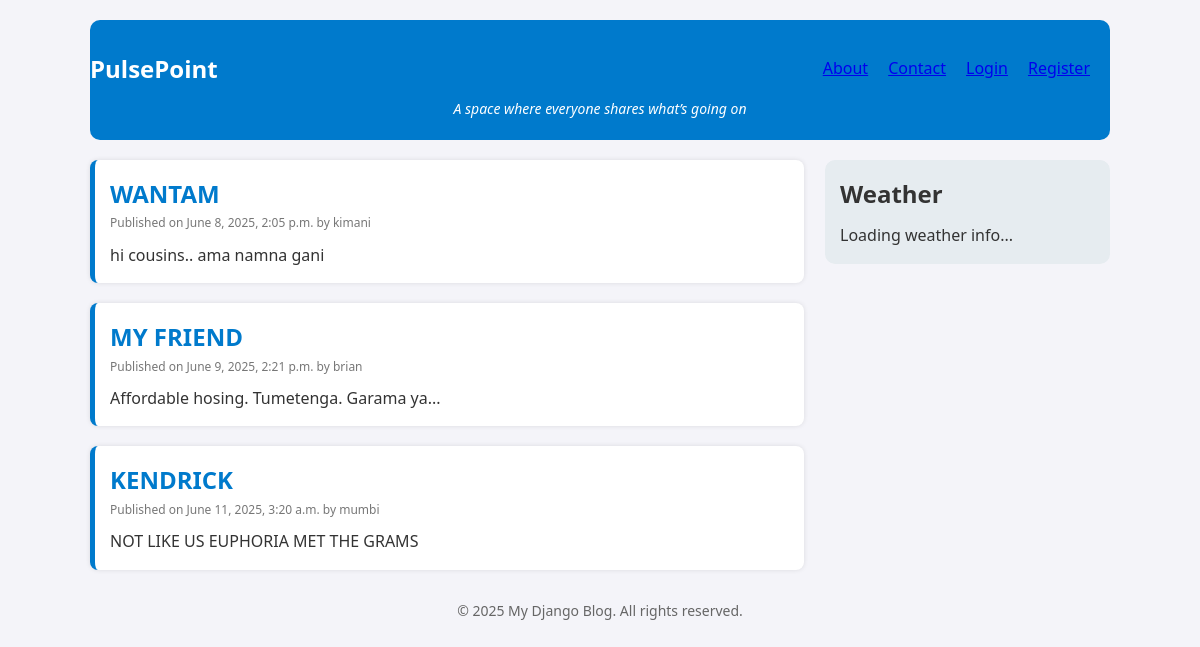
The app's page /home, older data.
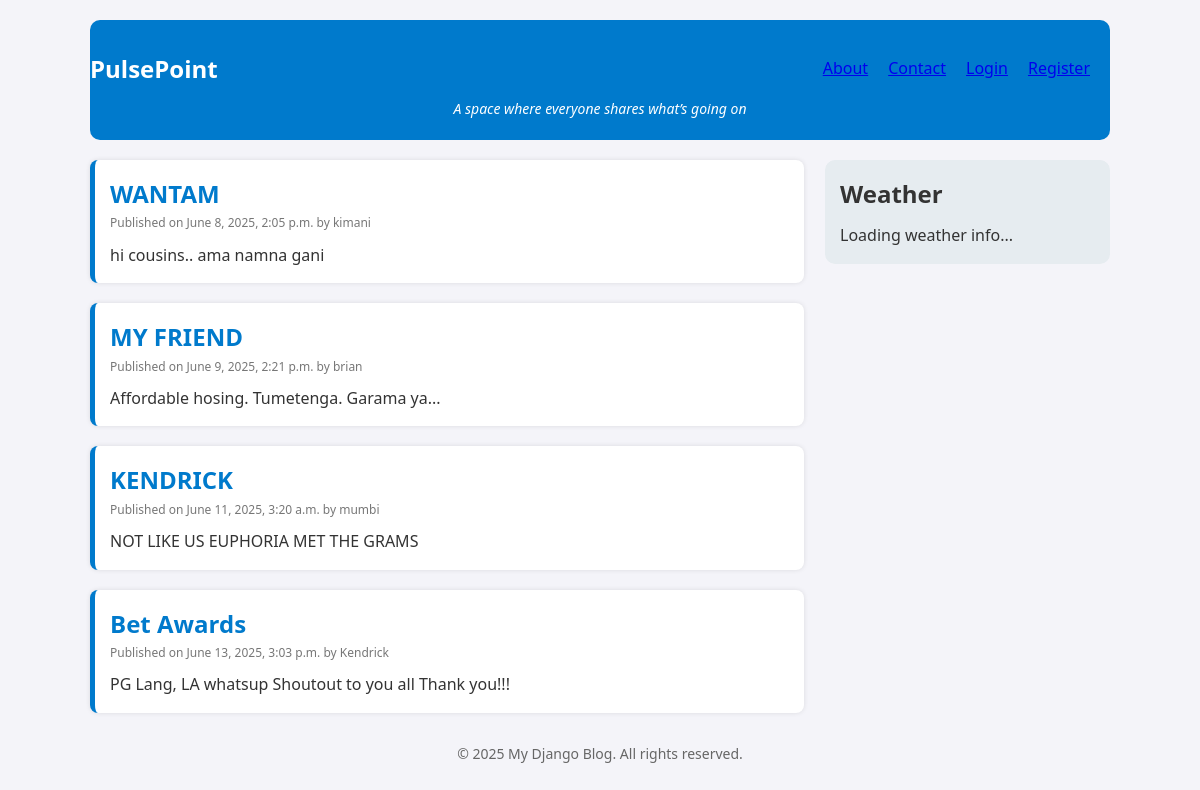
The same page, newer data.
### blog/models.py (models this page shows)
class Post(models.Model):
    title=models.CharField(max_length=250)
    content=models.TextField(default="NO CONTENT")
    date_posted=models.DateTimeField(default=timezone.now)
    author=models.ForeignKey(User,on_delete=models.CASCADE)

### blog/views.py (the view)
# urls.py: path('home', views.home, name='home'),
def home(request):
    posts = Post.objects.all()  # Fetch all posts from the database
    return render(request, 'blog/post/list.html', {'posts': posts})

### blog/templates/blog/post/list.html (shortened to what this page needs)
{% extends "blog/base.html" %}
{% block content %}
  <div class="post-list">
    {% for post in posts %}
      <div class="post">
        <h2><a href="#">{{ post.title }}</a></h2>
        <p class="meta">Published on {{ post.date_posted }} by {{ post.author }}</p>
        <p class="preview">{{ post.content|truncatewords:30|linebreaks }}</p>
      </div>
    {% empty %}
      <p>No blog posts yet.</p>
    {% endfor %}
  </div>
{% endblock %}

Row changes from the older to the newer data that the page shows:
added Post: title "Bet Awards", date_posted "June 13, 2025, 3:03 p.m.", author "Kendrick", content "PG Lang, LA whatsup Shoutout to you all Thank you!!!"
